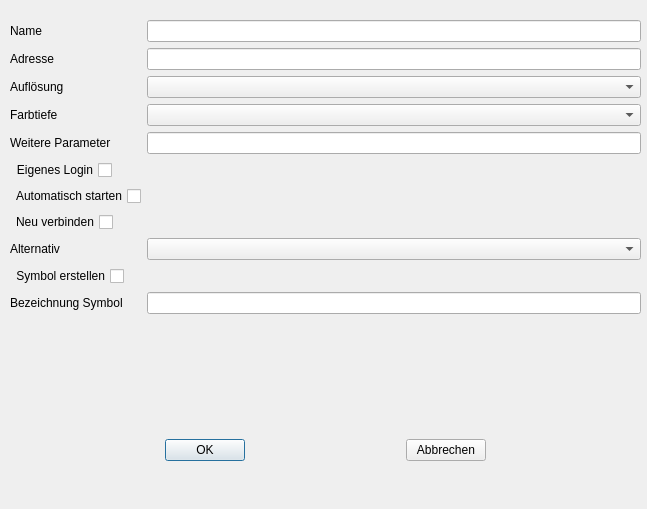
<?xml version="1.0" encoding="UTF-8"?>
<ui version="4.0">
 <class>DialogRdesktop</class>
 <widget class="QDialog" name="DialogRdesktop">
  <property name="geometry">
   <rect>
    <x>0</x>
    <y>0</y>
    <width>647</width>
    <height>509</height>
   </rect>
  </property>
  <property name="windowTitle">
   <string>rdesktop</string>
  </property>
  <widget class="QWidget" name="formLayoutWidget">
   <property name="geometry">
    <rect>
     <x>10</x>
     <y>20</y>
     <width>631</width>
     <height>381</height>
    </rect>
   </property>
   <layout class="QFormLayout" name="formLayout">
    <item row="0" column="0">
     <widget class="QLabel" name="rdesktopLabelName">
      <property name="text">
       <string>Name</string>
      </property>
     </widget>
    </item>
    <item row="0" column="1">
     <widget class="QLineEdit" name="rdesktopInputName"/>
    </item>
    <item row="1" column="0">
     <widget class="QLabel" name="rdesktopLabelAddress">
      <property name="text">
       <string>Adresse</string>
      </property>
     </widget>
    </item>
    <item row="1" column="1">
     <widget class="QLineEdit" name="rdesktopInputAddress"/>
    </item>
    <item row="2" column="0">
     <widget class="QLabel" name="rdesktopLabelResolution">
      <property name="text">
       <string>Auflösung</string>
      </property>
     </widget>
    </item>
    <item row="2" column="1">
     <widget class="QComboBox" name="rdesktopInputResolution"/>
    </item>
    <item row="3" column="0">
     <widget class="QLabel" name="rdesktopLabelColor">
      <property name="text">
       <string>Farbtiefe</string>
      </property>
     </widget>
    </item>
    <item row="3" column="1">
     <widget class="QComboBox" name="rdesktopInputColor"/>
    </item>
    <item row="4" column="0">
     <widget class="QLabel" name="rdesktopLabelParameter">
      <property name="text">
       <string>Weitere Parameter</string>
      </property>
     </widget>
    </item>
    <item row="4" column="1">
     <widget class="QLineEdit" name="rdesktopInputParameter"/>
    </item>
    <item row="5" column="0">
     <widget class="QCheckBox" name="rdesktopInputSystemLogin">
      <property name="layoutDirection">
       <enum>Qt::RightToLeft</enum>
      </property>
      <property name="text">
       <string>Eigenes Login</string>
      </property>
     </widget>
    </item>
    <item row="6" column="0">
     <widget class="QCheckBox" name="rdesktopInputAutostart">
      <property name="layoutDirection">
       <enum>Qt::RightToLeft</enum>
      </property>
      <property name="text">
       <string>Automatisch starten</string>
      </property>
     </widget>
    </item>
    <item row="7" column="0">
     <widget class="QCheckBox" name="rdesktopInputRepeat">
      <property name="layoutDirection">
       <enum>Qt::RightToLeft</enum>
      </property>
      <property name="text">
       <string>Neu verbinden</string>
      </property>
     </widget>
    </item>
    <item row="8" column="0">
     <widget class="QLabel" name="rdesktopLabelAlternative">
      <property name="text">
       <string>Alternativ</string>
      </property>
     </widget>
    </item>
    <item row="8" column="1">
     <widget class="QComboBox" name="rdesktopInputAlternative"/>
    </item>
    <item row="9" column="0">
     <widget class="QCheckBox" name="rdesktopInputIcon">
      <property name="layoutDirection">
       <enum>Qt::RightToLeft</enum>
      </property>
      <property name="text">
       <string>Symbol erstellen</string>
      </property>
     </widget>
    </item>
    <item row="10" column="0">
     <widget class="QLabel" name="rdesktopLabelIconName">
      <property name="text">
       <string>Bezeichnung Symbol</string>
      </property>
     </widget>
    </item>
    <item row="10" column="1">
     <widget class="QLineEdit" name="rdesktopInputIconName"/>
    </item>
   </layout>
  </widget>
  <widget class="QWidget" name="horizontalLayoutWidget">
   <property name="geometry">
    <rect>
     <x>10</x>
     <y>410</y>
     <width>631</width>
     <height>80</height>
    </rect>
   </property>
   <layout class="QHBoxLayout" name="horizontalLayout">
    <item>
     <widget class="QPushButton" name="rdesktopOKButton">
      <property name="sizePolicy">
       <sizepolicy hsizetype="Fixed" vsizetype="Fixed">
        <horstretch>0</horstretch>
        <verstretch>0</verstretch>
       </sizepolicy>
      </property>
      <property name="text">
       <string>OK</string>
      </property>
     </widget>
    </item>
    <item>
     <widget class="QPushButton" name="rdesktopCancelButton">
      <property name="sizePolicy">
       <sizepolicy hsizetype="Fixed" vsizetype="Fixed">
        <horstretch>0</horstretch>
        <verstretch>0</verstretch>
       </sizepolicy>
      </property>
      <property name="text">
       <string>Abbrechen</string>
      </property>
     </widget>
    </item>
   </layout>
  </widget>
 </widget>
 <tabstops>
  <tabstop>rdesktopInputName</tabstop>
  <tabstop>rdesktopInputAddress</tabstop>
  <tabstop>rdesktopInputResolution</tabstop>
  <tabstop>rdesktopInputColor</tabstop>
  <tabstop>rdesktopInputParameter</tabstop>
  <tabstop>rdesktopInputSystemLogin</tabstop>
  <tabstop>rdesktopInputAutostart</tabstop>
  <tabstop>rdesktopInputRepeat</tabstop>
  <tabstop>rdesktopInputAlternative</tabstop>
  <tabstop>rdesktopInputIcon</tabstop>
  <tabstop>rdesktopInputIconName</tabstop>
  <tabstop>rdesktopOKButton</tabstop>
  <tabstop>rdesktopCancelButton</tabstop>
 </tabstops>
 <resources/>
 <connections/>
</ui>
